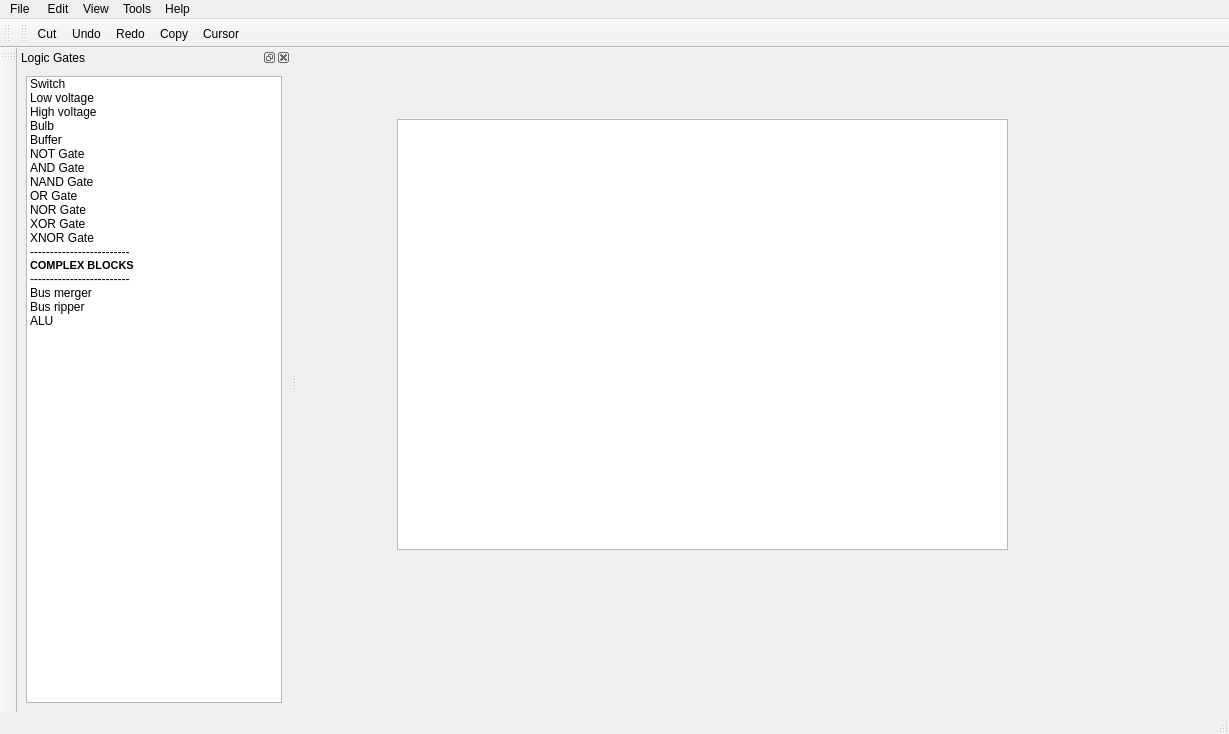
<?xml version="1.0" encoding="UTF-8"?>
<ui version="4.0">
 <class>Simulator</class>
 <widget class="QMainWindow" name="Simulator">
  <property name="geometry">
   <rect>
    <x>0</x>
    <y>0</y>
    <width>1229</width>
    <height>734</height>
   </rect>
  </property>
  <property name="windowTitle">
   <string>MainWindow</string>
  </property>
  <widget class="QWidget" name="centralwidget">
   <widget class="QGraphicsView" name="graphicsView">
    <property name="geometry">
     <rect>
      <x>100</x>
      <y>71</y>
      <width>611</width>
      <height>431</height>
     </rect>
    </property>
   </widget>
  </widget>
  <widget class="QMenuBar" name="menubar">
   <property name="geometry">
    <rect>
     <x>0</x>
     <y>0</y>
     <width>1229</width>
     <height>26</height>
    </rect>
   </property>
   <widget class="QMenu" name="menuFile">
    <property name="title">
     <string>File </string>
    </property>
    <addaction name="separator"/>
   </widget>
   <widget class="QMenu" name="menuEdit">
    <property name="title">
     <string>Edit</string>
    </property>
   </widget>
   <widget class="QMenu" name="menuView">
    <property name="title">
     <string>View</string>
    </property>
   </widget>
   <widget class="QMenu" name="menuools">
    <property name="title">
     <string>Tools</string>
    </property>
   </widget>
   <widget class="QMenu" name="menuHelp">
    <property name="title">
     <string>Help</string>
    </property>
   </widget>
   <addaction name="menuFile"/>
   <addaction name="menuEdit"/>
   <addaction name="menuView"/>
   <addaction name="menuools"/>
   <addaction name="menuHelp"/>
  </widget>
  <widget class="QStatusBar" name="statusbar"/>
  <widget class="QToolBar" name="toolBar_2">
   <property name="windowTitle">
    <string>toolBar_2</string>
   </property>
   <attribute name="toolBarArea">
    <enum>LeftToolBarArea</enum>
   </attribute>
   <attribute name="toolBarBreak">
    <bool>false</bool>
   </attribute>
  </widget>
  <widget class="QToolBar" name="toolBar_3">
   <property name="windowTitle">
    <string>toolBar_3</string>
   </property>
   <attribute name="toolBarArea">
    <enum>TopToolBarArea</enum>
   </attribute>
   <attribute name="toolBarBreak">
    <bool>false</bool>
   </attribute>
  </widget>
  <widget class="QToolBar" name="toolBar">
   <property name="windowTitle">
    <string>toolBar</string>
   </property>
   <attribute name="toolBarArea">
    <enum>TopToolBarArea</enum>
   </attribute>
   <attribute name="toolBarBreak">
    <bool>false</bool>
   </attribute>
   <addaction name="actionCut"/>
   <addaction name="actionUndo"/>
   <addaction name="actionRedo"/>
   <addaction name="actionCopy"/>
   <addaction name="actionCursor"/>
  </widget>
  <widget class="QDockWidget" name="dockWidget">
   <property name="windowTitle">
    <string>Logic Gates</string>
   </property>
   <attribute name="dockWidgetArea">
    <number>1</number>
   </attribute>
   <widget class="QWidget" name="dockWidgetContents">
    <layout class="QVBoxLayout" name="verticalLayout">
     <item>
      <widget class="QListWidget" name="listWidget">
       <item>
        <property name="text">
         <string>Switch</string>
        </property>
        <property name="icon">
         <iconset>
          <normaloff>../images/icons8-toggle-off-90.png</normaloff>
          <normalon>../images/icons8-toggle-on-90.png</normalon>../images/icons8-toggle-off-90.png</iconset>
        </property>
       </item>
       <item>
        <property name="text">
         <string>Low voltage</string>
        </property>
        <property name="icon">
         <iconset>
          <normaloff>../images/0.png</normaloff>../images/0.png</iconset>
        </property>
       </item>
       <item>
        <property name="text">
         <string>High voltage</string>
        </property>
        <property name="icon">
         <iconset>
          <normaloff>../images/1.png</normaloff>../images/1.png</iconset>
        </property>
       </item>
       <item>
        <property name="text">
         <string>Bulb</string>
        </property>
        <property name="icon">
         <iconset>
          <normaloff>../images/icons8-light-96.png</normaloff>
          <normalon>../images/icons8-light-on-96.png</normalon>../images/icons8-light-96.png</iconset>
        </property>
       </item>
       <item>
        <property name="text">
         <string>Buffer</string>
        </property>
        <property name="icon">
         <iconset>
          <normaloff>../images/icons8-logic-gate-buffer-96.png</normaloff>../images/icons8-logic-gate-buffer-96.png</iconset>
        </property>
       </item>
       <item>
        <property name="text">
         <string>NOT Gate</string>
        </property>
        <property name="icon">
         <iconset>
          <normaloff>../images/icons8-logic-gate-not-96.png</normaloff>../images/icons8-logic-gate-not-96.png</iconset>
        </property>
       </item>
       <item>
        <property name="text">
         <string>AND Gate</string>
        </property>
        <property name="icon">
         <iconset>
          <normaloff>../images/icons8-logic-gate-and-96.png</normaloff>../images/icons8-logic-gate-and-96.png</iconset>
        </property>
       </item>
       <item>
        <property name="text">
         <string>NAND Gate</string>
        </property>
        <property name="icon">
         <iconset>
          <normaloff>../images/icons8-logic-gate-nand-96.png</normaloff>../images/icons8-logic-gate-nand-96.png</iconset>
        </property>
       </item>
       <item>
        <property name="text">
         <string>OR Gate</string>
        </property>
        <property name="icon">
         <iconset>
          <normaloff>../images/icons8-logic-gate-or-96.png</normaloff>../images/icons8-logic-gate-or-96.png</iconset>
        </property>
       </item>
       <item>
        <property name="text">
         <string>NOR Gate</string>
        </property>
        <property name="icon">
         <iconset>
          <normaloff>../images/icons8-logic-gate-nor-96.png</normaloff>../images/icons8-logic-gate-nor-96.png</iconset>
        </property>
       </item>
       <item>
        <property name="text">
         <string>XOR Gate</string>
        </property>
        <property name="icon">
         <iconset>
          <normaloff>../images/icons8-logic-gate-xor-96.png</normaloff>../images/icons8-logic-gate-xor-96.png</iconset>
        </property>
       </item>
       <item>
        <property name="text">
         <string>XNOR Gate</string>
        </property>
        <property name="icon">
         <iconset>
          <normaloff>../images/icons8-logic-gate-xnor-96.png</normaloff>../images/icons8-logic-gate-xnor-96.png</iconset>
        </property>
       </item>
       <item>
        <property name="text">
         <string>-------------------------</string>
        </property>
       </item>
       <item>
        <property name="text">
         <string>COMPLEX BLOCKS</string>
        </property>
        <property name="font">
         <font>
          <pointsize>8</pointsize>
          <weight>75</weight>
          <bold>true</bold>
         </font>
        </property>
       </item>
       <item>
        <property name="text">
         <string>-------------------------</string>
        </property>
       </item>
       <item>
        <property name="text">
         <string>Bus merger</string>
        </property>
        <property name="icon">
         <iconset>
          <normaloff>../images/bus_merger2.png</normaloff>../images/bus_merger2.png</iconset>
        </property>
       </item>
       <item>
        <property name="text">
         <string>Bus ripper</string>
        </property>
        <property name="icon">
         <iconset>
          <normalon>../images/bus_ripper2.png</normalon>
         </iconset>
        </property>
       </item>
       <item>
        <property name="text">
         <string>ALU</string>
        </property>
        <property name="icon">
         <iconset>
          <normaloff>../images/alu.png</normaloff>../images/alu.png</iconset>
        </property>
       </item>
      </widget>
     </item>
    </layout>
   </widget>
  </widget>
  <action name="actionCut">
   <property name="checkable">
    <bool>true</bool>
   </property>
   <property name="icon">
    <iconset>
     <normaloff>../images/cut.png</normaloff>../images/cut.png</iconset>
   </property>
   <property name="text">
    <string>Cut</string>
   </property>
   <property name="toolTip">
    <string>Cut selected objects</string>
   </property>
  </action>
  <action name="actionUndo">
   <property name="icon">
    <iconset>
     <normaloff>../images/icons8-undo-96.png</normaloff>../images/icons8-undo-96.png</iconset>
   </property>
   <property name="text">
    <string>Undo</string>
   </property>
   <property name="toolTip">
    <string>Undo to the previous action</string>
   </property>
  </action>
  <action name="actionRedo">
   <property name="icon">
    <iconset>
     <normaloff>../images/icons8-redo-96.png</normaloff>../images/icons8-redo-96.png</iconset>
   </property>
   <property name="text">
    <string>Redo</string>
   </property>
   <property name="toolTip">
    <string>Redo the next action</string>
   </property>
  </action>
  <action name="actionCopy">
   <property name="icon">
    <iconset>
     <normaloff>../images/copy.png</normaloff>../images/copy.png</iconset>
   </property>
   <property name="text">
    <string>Copy</string>
   </property>
   <property name="toolTip">
    <string>Copy the selected item</string>
   </property>
  </action>
  <action name="actionCursor">
   <property name="icon">
    <iconset>
     <normaloff>../images/cursor.png</normaloff>../images/cursor.png</iconset>
   </property>
   <property name="text">
    <string>Cursor</string>
   </property>
   <property name="toolTip">
    <string>Cursor</string>
   </property>
  </action>
 </widget>
 <resources/>
 <connections/>
</ui>
